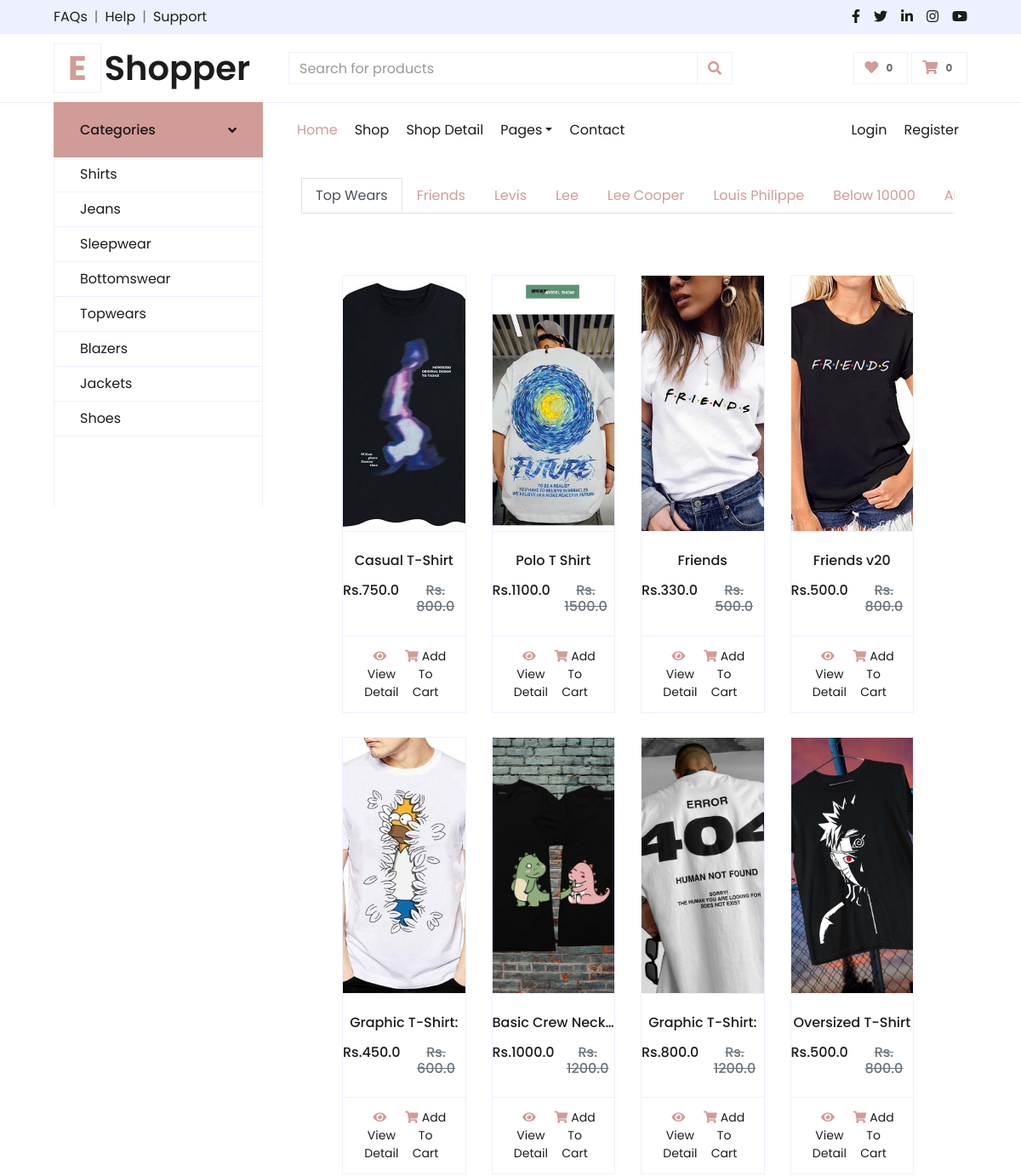
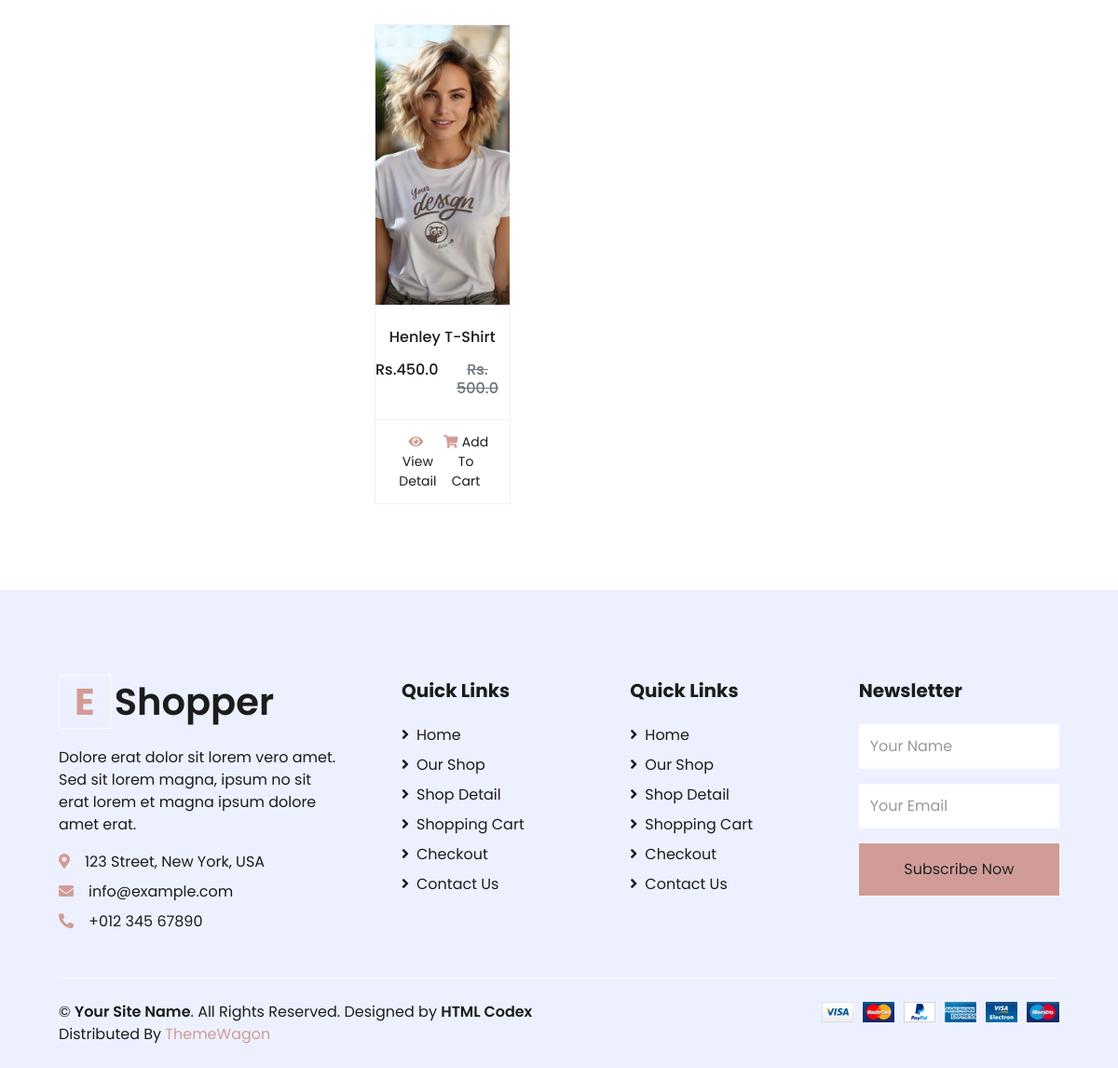
Screenshot of /topwears/ with the database file from the repository (2 pictures, top to bottom).
### consumer/models.py (models this page shows, shortened)
class Product(models.Model):
    title = models.CharField(max_length=200)
    selling_price = models.FloatField()
    discounted_price = models.FloatField()
    brand = models.CharField(max_length=100)
    description = models.TextField()
    category = models.CharField(choices=CATEGORY_CHOICES, max_length=50)
    product_img = models.ImageField(upload_to='productimg')

### consumer/views.py (the view)
# urls.py: path('topwears/',views.topwears,name='topwears'),
def topwears(request,data=None):
    if data is None:
        topwears = Product.objects.filter(category='TW')
    if data == 'Prada' or data == 'Polo' or data == 'Friends' or data == 'Puma' or data == 'Levis' or data == 'Lee_Cooper' or data == 'Lee' or data == 'Louis_Philippe':
        if data is not None:
            normalised_data = data.replace('_',' ')
        topwears = Product.objects.filter(category='TW').filter(brand=normalised_data)
    elif data == 'below':
        topwears = Product.objects.filter(category='TW').filter(discounted_price__lt=5000)
    elif data == 'above':
        topwears = Product.objects.filter(category='TW').filter(discounted_price__gt=5000)
    return render(request,'consumer/topwears.html',{'topwears':topwears})

### consumer/templates/consumer/topwears.html (shortened to what this page needs)
{% extends "core/base.html" %}
{% load static %}
{% block body %}
<div class="container my-4">
  <div class="nav nav-tabs flex-nowrap" style="overflow-x: auto; white-space: nowrap; display: flex;">
    <li class="nav-item">
      <a class="nav-link active" href="{% url 'topwears' %}">Top Wears</a>
    </li>
    <li class="nav-item">
      <a class="nav-link" href="{% url 'topwearsdata' 'Friends' %}">Friends</a>
    </li>
    <li class="nav-item">
      <a class="nav-link" href="{% url 'topwearsdata' 'Levis' %}">Levis</a>
    </li>
    <li class="nav-item">
      <a class="nav-link" href="{% url 'topwearsdata' 'Lee' %}">Lee</a>
    </li>
    <li class="nav-item">
      <a class="nav-link" href="{% url 'topwearsdata' 'Lee_Cooper' %}">Lee Cooper</a>
    </li>
    <li class="nav-item">
      <a class="nav-link" href="{% url 'topwearsdata' 'Louis_Philippe' %}">Louis Philippe</a>
    </li>
    <li class="nav-item">
      <a class="nav-link" href="{% url 'topwearsdata' 'below' %}">Below 10000</a>
    </li>
    <li class="nav-item">
      <a class="nav-link" href="{% url 'topwearsdata' 'above' %}">Above 10000</a>
    </li>
  </div>
</div>
<div class="container-fluid pt-5">
    <div class="row px-xl-5 pb-3">
        {% for product in topwears %}
        <div class="col-lg-3 col-md-6 col-sm-12 pb-1">
            <div class="card product-item border-0 mb-4">
                <div class="card-header product-img position-relative overflow-hidden bg-transparent border p-0">
                    <img class="img-fluid w-100" src="{{product.product_img.url}}" alt="Product Image" style="height: 300px; object-fit: cover;">
                </div>
                <div class="card-body border-left border-right text-center p-0 pt-4 pb-3">
                    <h6 class="text-truncate mb-3">{{product.title}}</h6>
                    <div class="d-flex justify-content-center">
                        <h6>Rs.{{product.discounted_price}}</h6>
                        <h6 class="text-muted ml-2"><del>Rs. {{product.selling_price}}</del></h6>
                    </div>
                </div>
                <div class="card-footer d-flex justify-content-between bg-light border">
                    <a href="{% url 'product_detail' product.id %}" class="btn btn-sm text-dark p-0"><i class="fas fa-eye text-primary mr-1"></i>View Detail</a>
                   <form action="/add_to_cart" class="d-inline">
                        <button type="submit" class="btn btn-sm text-dark p-0"><i class="fas fa-shopping-cart text-primary mr-1"></i>Add To Cart</button>
                     </form>
                </div>
            </div>
        </div>
        {% endfor %}
    </div>
</div>
{% endblock body %}

### rows the page displays
Product: product_img (picture), title "Casual T-Shirt", discounted_price "750.0", selling_price "800.0"
Product: product_img (picture), title "Polo T Shirt", discounted_price "1100.0", selling_price "1500.0"
Product: product_img (picture), title "Friends", discounted_price "330.0", selling_price "500.0"
Product: product_img (picture), title "Friends v20", discounted_price "500.0", selling_price "800.0"
Product: product_img (picture), title "Graphic T-Shirt:", discounted_price "450.0", selling_price "600.0"
Product: product_img (picture), title "Basic Crew Neck…", discounted_price "1000.0", selling_price "1200.0"
Product: product_img (picture), title "Graphic T-Shirt:", discounted_price "800.0", selling_price "1200.0"
Product: product_img (picture), title "Oversized T-Shirt", discounted_price "500.0", selling_price "800.0"
Product: product_img (picture), title "Henley T-Shirt", discounted_price "450.0", selling_price "500.0"
